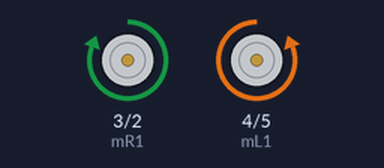
Recording of a sketch running on a simulated Arduino Uno, built with avr-gcc and run on an emulated ATmega328P. Parts: motor-driver pin pairs drawn as motors (green arrow = first pin HIGH = forward, orange = second pin HIGH = backward, longer = more drive).

Above: at 2.66 s.
At 5.43 s:
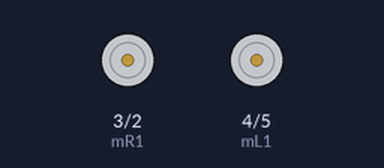
Timing chart, 0 to 7.2 s (numbered marks = the images above):
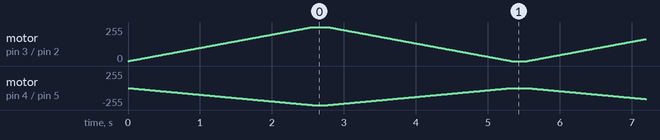

The sketch:

Ques4.ino
```cpp
int mR1 = 3;
int mR2 = 2;
int mL1 = 4;
int mL2 = 5;

void setup()
{
  pinMode(mR1, OUTPUT);
  pinMode(mR2, OUTPUT);
  pinMode(mL1, OUTPUT);
  pinMode(mL2, OUTPUT);
}

void loop()
{
  //increases to max speed
  for(int rpm=0; rpm<=255; rpm++)
  {
    analogWrite(mR1, rpm);
    analogWrite(mR2, 0);
    analogWrite(mL1, 0);
    analogWrite(mL2, rpm);
    delay(10);
  }
  delay(200);

  //decreases to min speed
  for(int rpm=255; rpm>=0; rpm--)
  {
    analogWrite(mR1, rpm);
    analogWrite(mR2, 0);
    analogWrite(mL1, 0);
    analogWrite(mL2, rpm);
    delay(10);
  }
  delay(200);
}
```
